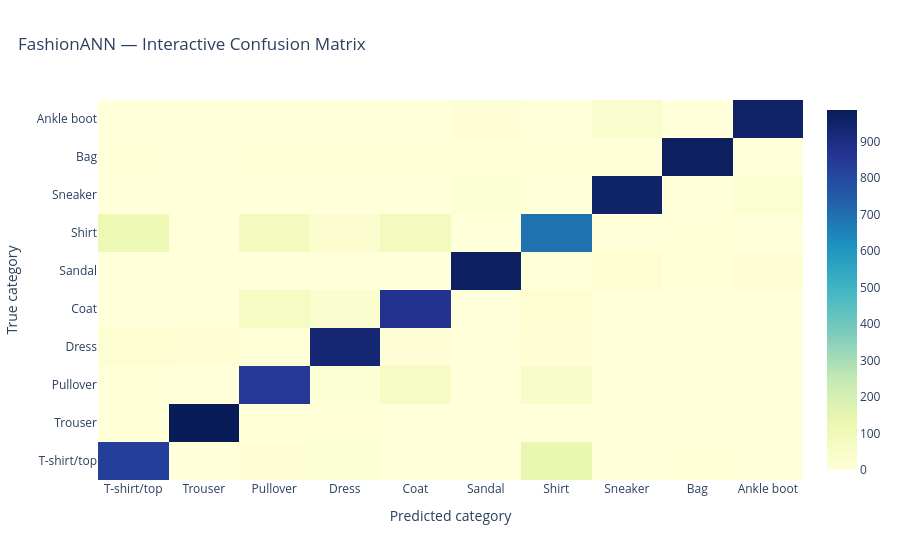

Notebook source saved alongside this figure:
### Code cell
# Plotly: interactive ANN confusion matrix with hover details.
fig = go.Figure(data=go.Heatmap(
    z=ann_cm, x=CLASS_NAMES, y=CLASS_NAMES,
    colorscale="YlGnBu",
    hovertemplate="True: %{y}<br>Predicted: %{x}<br>Images: %{z:,}<extra></extra>",
))
fig.update_layout(
    title="FashionANN — Interactive Confusion Matrix",
    xaxis_title="Predicted category", yaxis_title="True category",
    template="plotly_white", title_x=0.02,
)
save_plotly(fig, "26_ann_confusion_matrix_interactive.html")
fig.show()

### Figure 1 — Plotly figure (JSON) as saved in the notebook; plotly's stock layout.template omitted (floating-point values rounded to 4 significant figures)
{"data": [{"colorscale": [[0, "rgb(255,255,217)"], [0.125, "rgb(237,248,177)"], [0.25, "rgb(199,233,180)"], [0.375, "rgb(127,205,187)"], [0.5, "rgb(65,182,196)"], [0.625, "rgb(29,145,192)"], [0.75, "rgb(34,94,168)"], [0.875, "rgb(37,52,148)"], [1, "rgb(8,29,88)"]], "hovertemplate": "True: %{y}<br>Predicted: %{x}<br>Images: %{z:,}<extra></extra>", "type": "heatmap", "x": ["T-shirt/top", "Trouser", "Pullover", "Dress", "Coat", "Sandal", "Shirt", "Sneaker", "Bag", "Ankle boot"], "y": ["T-shirt/top", "Trouser", "Pullover", "Dress", "Coat", "Sandal", "Shirt", "Sneaker", "Bag", "Ankle boot"], "z": [[830, 0, 13, 19, 1, 1, 133, 1, 2, 0], [2, 986, 2, 8, 0, 1, 0, 0, 1, 0], [8, 0, 851, 18, 71, 1, 50, 0, 1, 0], [22, 15, 7, 930, 10, 1, 15, 0, 0, 0], [0, 1, 69, 36, 873, 0, 21, 0, 0, 0], [0, 0, 0, 0, 0, 966, 0, 21, 2, 11], [107, 1, 84, 30, 84, 0, 692, 0, 2, 0], [0, 0, 0, 0, 0, 18, 0, 956, 0, 26], [3, 1, 6, 2, 3, 3, 8, 2, 971, 1], [0, 0, 0, 0, 0, 10, 0, 38, 0, 952]]}], "layout": {"title": {"text": "FashionANN — Interactive Confusion Matrix", "x": 0.02}, "xaxis": {"title": {"text": "Predicted category"}}, "yaxis": {"title": {"text": "True category"}}}}
